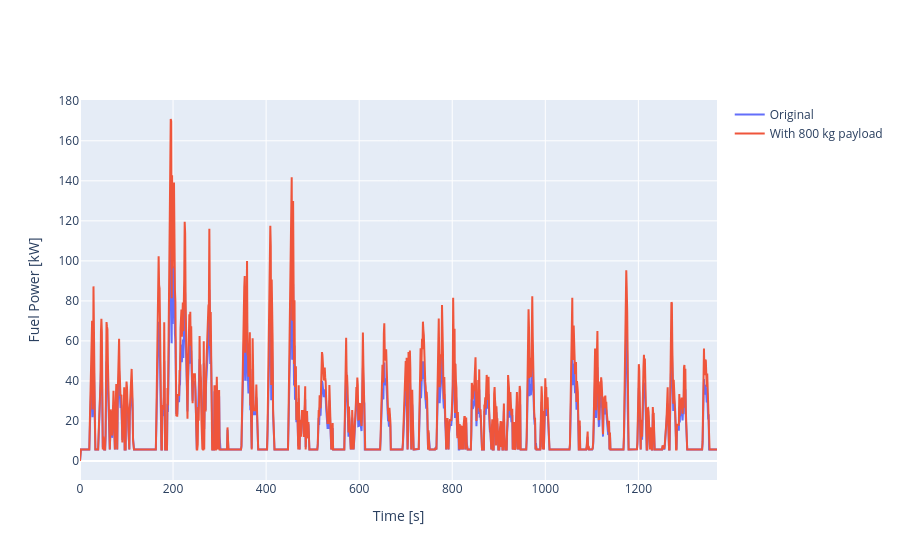

Here is the notebook cell this chart was saved with:
### Markdown cell above
Let's visualize the difference in power demand.

### Code cell
df_heavy = sd_heavy.to_dataframe(pandas=True)

fig = go.Figure()
fig.add_trace(go.Scatter(
    x=df["cyc.time_seconds"],
    y=df["veh.pt_type.Conv.fc.history.pwr_fuel_watts"] / 1e3,
    name="Original",
))
fig.add_trace(go.Scatter(
    x=df_heavy["cyc.time_seconds"],
    y=df_heavy["veh.pt_type.Conv.fc.history.pwr_fuel_watts"] / 1e3,
    name="With 800 kg payload",
))
fig.update_layout(xaxis_title="Time [s]", yaxis_title="Fuel Power [kW]")
fig.show()

### Figure 1 — Plotly figure (JSON) as saved in the notebook; plotly's stock layout.template omitted (floating-point values rounded to 4 significant figures; data arrays with more than 128 entries replaced by an {"elided": "..."} marker saying what was removed)
{"data": [{"name": "Original", "type": "scatter", "x": {"elided": "1370 float values"}, "y": {"elided": "1370 float values"}}, {"name": "With 800 kg payload", "type": "scatter", "x": {"elided": "1370 float values"}, "y": {"elided": "1370 float values"}}], "layout": {"xaxis": {"title": {"text": "Time [s]"}}, "yaxis": {"title": {"text": "Fuel Power [kW]"}}}}
